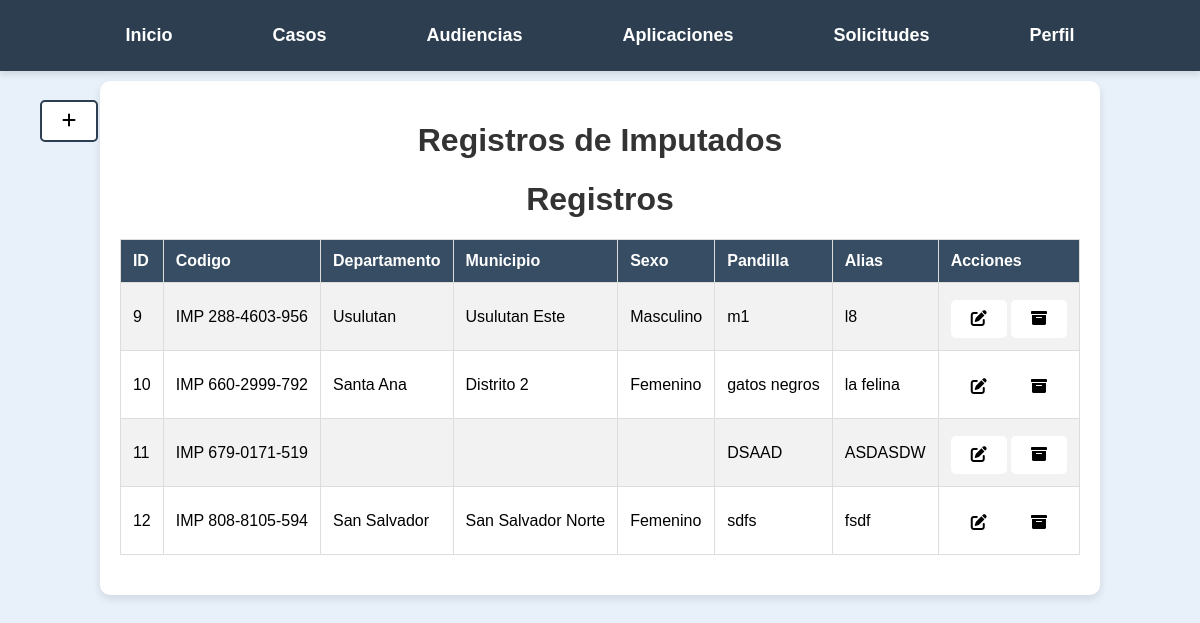
Screenshot of /Casos/imputados/tabladeimputados.php (signed in) with the database file from the repository.
### tables this page shows
CREATE TABLE `imputados` (
  `id` int(6) UNSIGNED NOT NULL,
  `codigo` varchar(20) NOT NULL,
  `apellido` varchar(50) NOT NULL,
  `nombre` varchar(50) NOT NULL,
  `fecha_nacimiento` date NOT NULL,
  `dui` varchar(10) NOT NULL,
  `departamento` varchar(50) NOT NULL,
  `distrito` varchar(50) NOT NULL,
  `direccion` text NOT NULL,
  `madre` varchar(100) NOT NULL,
  `padre` varchar(100) NOT NULL,
  `pandilla` varchar(50) NOT NULL,
  `alias` varchar(50) NOT NULL,
  `sexo` varchar(20) NOT NULL
);

### Casos/imputados/tabladeimputados.php (the view, shortened to what this page needs)
<?php
$servername = "localhost";
$username = "root";
$password = "";
$dbname = "legalcc";
$conn = new mysqli($servername, $username, $password, $dbname);
$user_id = $_SESSION['user_id'];
$sql = "SELECT tipo FROM usuarios WHERE id = ?";
$stmt = $conn->prepare($sql);
$stmt->bind_param("i", $user_id);
$stmt->execute();
$stmt->bind_result($tipo_usuario);
?>
<?php
$servername = "localhost";
$username = "root";
$password = "";
$dbname = "legalcc";
$encryption_key = 'LegalCC';
$ciphering = "AES-128-CTR";
$options = 0;
$encryption_iv = '1234567891011121';
$conn = new mysqli($servername, $username, $password, $dbname);
$sql = "SELECT * FROM imputados";
$result = $conn->query($sql);
?>
<!DOCTYPE html>
<html lang="es">
<head>
    <link rel="stylesheet" href="https://cdnjs.cloudflare.com/ajax/libs/font-awesome/6.0.0-beta3/css/all.min.css">
</head>
<body>
<nav>
<ul>
            <li><a href="/Pagina_principal.php">Inicio</a></li>
            <li>
                <a href="/Casos/Buscar_Casos.php">Casos</a>
            </li>
            <li><a href="/Audiencias/Buscar_Audiencias.php">Audiencias</a></li>
            <li><a href="apps.php">Aplicaciones</a></li>
            <?php if ($tipo_usuario === 'juez'): ?>
            <li><a href="/Audiencias/ver_solicitudes.php">Solicitudes</a></li>
            <?php endif; ?>
            <li>
                <a href="/formularios/Perfil.php">Perfil</a>
            </li>
        </ul>
    </nav>
<a class='btn-navega' href='/Casos/imputados/imputado.php' title="Añadir"><i class='fas fa-plus'></i> </a>
    <div class="container">
        <h1>Registros de Imputados</h1>
<?php
if ($result->num_rows > 0) {
    echo "<h1>Registros</h1>";
    echo "<table border='1'>
            <tr>
                <th>ID</th>
                <th>Codigo</th>
                <th>Departamento</th>
                <th>Municipio</th>
                <th>Sexo</th>
                <th>Pandilla</th>
                <th>Alias</th>
                <th>Acciones</th>
            </tr>";
    while ($row = $result->fetch_assoc()) {
        $id = $row['id'];
        $codigo = $row['codigo'];
        $departamento = openssl_decrypt($row['departamento'], $ciphering, $encryption_key, $options, $encryption_iv);
        $distrito = openssl_decrypt($row['distrito'], $ciphering, $encryption_key, $options, $encryption_iv);
        $pandilla = openssl_decrypt($row['pandilla'], $ciphering, $encryption_key, $options, $encryption_iv);
        $alias = openssl_decrypt($row['alias'], $ciphering, $encryption_key, $options, $encryption_iv);
        $sexo = openssl_decrypt($row['sexo'], $ciphering, $encryption_key, $options, $encryption_iv);
        echo "<tr>
                <td>$id</td>
                <td>$codigo</td>
                <td>$departamento</td>
                <td>$distrito</td>
                <td>$sexo</td>
                <td>$pandilla</td>
                <td>$alias</td>
                <td><a class='btn-editar' href='editar.php?id=$id' title='Editar'  >      <i class='fas fa-edit'></i></a>
               <a class='btn-eliminar' href='archivar.php?id=$id' onclick='return confirm(\"¿Estás seguro de que deseas archivar este registro?\");' title='Archivar'><i class='fas fa-archive'></i></a>
                </td>
              </tr>";
    }
    echo "</table>";
} else {
    echo "<center>";
    echo "No hay registros encontrados.";
}
?>
    </div>
</body>
</html>

### Casos/imputados/tabladeimputados.php (style rules this page uses)
body { font-family: 'Bahnschrift', sans-serif; background-color: #e8f0fa; margin: 0; padding: 0; display: flex; flex-direction: column; height: 100vh; }
nav { background-color: #2c3e50; padding: 15px 0; box-shadow: 0 4px 6px rgba(0, 0, 0, 0.1); }
ul { list-style-type: none; margin: 0; padding: 0; display: flex; justify-content: center; gap: 40px; }
ul li { position: relative; }
ul li a { text-decoration: none; color: white; font-size: 18px; font-weight: bold; padding: 10px 30px; display: block; transition: background-color 0.3s ease, transform 0.2s ease; border-radius: 8px; }
h1 { text-align: center; color: #333; }
.container { margin-top: 30px; max-width: 1200px; margin: 10px auto; padding: 20px; background-color: #fff; box-shadow: 0 4px 8px rgba(0, 0, 0, 0.1); border-radius: 10px; }
table { width: 100%; border-collapse: collapse; margin-bottom: 20px; }
table, th, td { border: 1px solid #ddd; }
th, td { padding: 12px; text-align: left; }
th { background-color: #374D63; color: white; }
tr:nth-child(even) { background-color: #f2f2f2; }
.btn-eliminar { display: inline-block; padding: 10px 20px; font-size: 16px; color: black; margin-top: 5px; background-color: white; border: none; border-radius: 5px; text-decoration: none; text-align: center; transition: background-color 0.3s ease, transform 0.3s ease; cursor: pointer; }
.btn-editar { display: inline-block; padding: 10px 20px; font-size: 16px; color: black; background-color: white; border: none; border-radius: 5px; text-decoration: none; text-align: center; transition: background-color 0.3s ease, transform 0.3s ease; cursor: pointer; }
.btn-navega { position: fixed; display: inline-block; padding: 10px 20px; font-size: 16px; color: black; background-color: white; border: 2px solid #2c3e50; margin-top: 100px; margin-left: 40px; border-radius: 5px; text-decoration: none; text-align: center; transition: background-color 0.3s ease, transform 0.3s ease; cursor: pointer; }

### rows the page displays
imputados: id "9", codigo "IMP 288-4603-956", departamento "Usulutan", distrito "Usulutan Este", sexo "Masculino", pandilla "m1", alias "l8"
imputados: id "10", codigo "IMP 660-2999-792", departamento "Santa Ana", distrito "Distrito 2", sexo "Femenino", pandilla "gatos negros", alias "la felina"
imputados: id "11", codigo "IMP 679-0171-519", pandilla "DSAAD", alias "ASDASDW"
imputados: id "12", codigo "IMP 808-8105-594", departamento "San Salvador", distrito "San Salvador Norte", sexo "Femenino", pandilla "sdfs", alias "fsdf"
